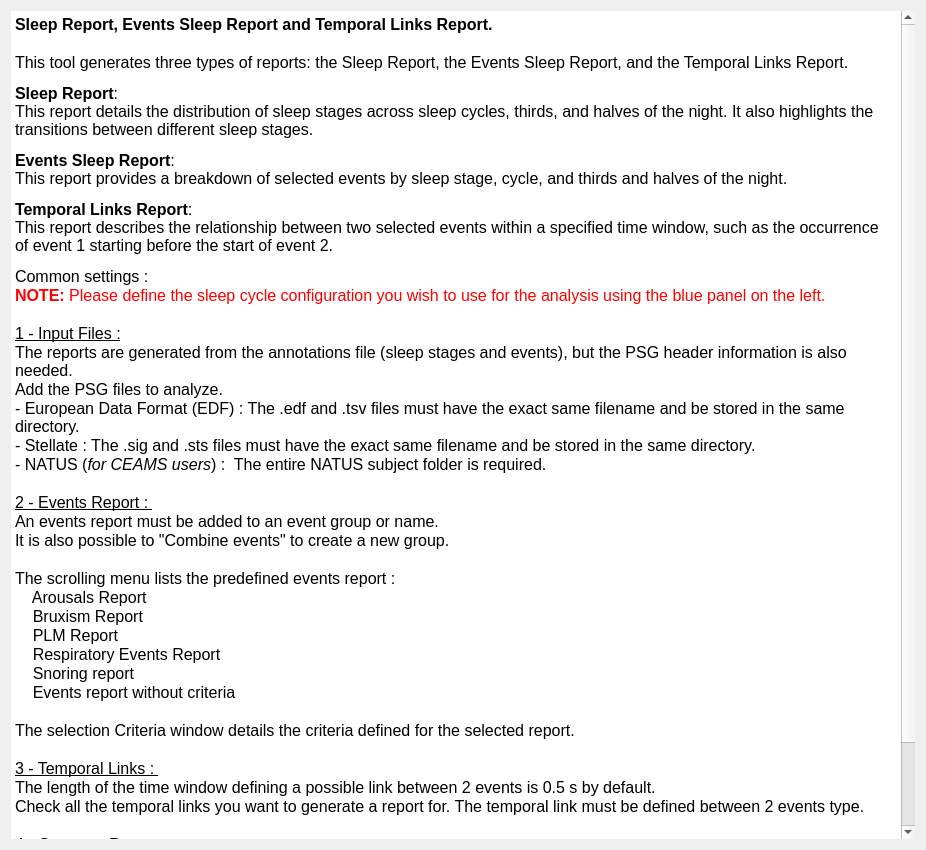
<?xml version="1.0" encoding="UTF-8"?>
<ui version="4.0">
 <class>SleepReportDoc</class>
 <widget class="QWidget" name="SleepReportDoc">
  <property name="geometry">
   <rect>
    <x>0</x>
    <y>0</y>
    <width>926</width>
    <height>850</height>
   </rect>
  </property>
  <property name="windowTitle">
   <string/>
  </property>
  <property name="styleSheet">
   <string>font: 12pt &quot;Roboto&quot;;</string>
  </property>
  <layout class="QVBoxLayout" name="verticalLayout">
   <property name="spacing">
    <number>25</number>
   </property>
   <item>
    <widget class="QTextEdit" name="textEdit">
     <property name="frameShape">
      <enum>QFrame::Shape::NoFrame</enum>
     </property>
     <property name="frameShadow">
      <enum>QFrame::Shadow::Plain</enum>
     </property>
     <property name="lineWidth">
      <number>0</number>
     </property>
     <property name="readOnly">
      <bool>true</bool>
     </property>
     <property name="html">
      <string>&lt;!DOCTYPE HTML PUBLIC &quot;-//W3C//DTD HTML 4.0//EN&quot; &quot;http://www.w3.org/TR/REC-html40/strict.dtd&quot;&gt;
&lt;html&gt;&lt;head&gt;&lt;meta name=&quot;qrichtext&quot; content=&quot;1&quot; /&gt;&lt;meta charset=&quot;utf-8&quot; /&gt;&lt;style type=&quot;text/css&quot;&gt;
p, li { white-space: pre-wrap; }
hr { height: 1px; border-width: 0; }
li.unchecked::marker { content: &quot;\2610&quot;; }
li.checked::marker { content: &quot;\2612&quot;; }
&lt;/style&gt;&lt;/head&gt;&lt;body style=&quot; font-family:'Roboto'; font-size:12pt; font-weight:400; font-style:normal;&quot;&gt;
&lt;p style=&quot; margin-top:0px; margin-bottom:0px; margin-left:0px; margin-right:0px; -qt-block-indent:0; text-indent:0px;&quot;&gt;&lt;span style=&quot; font-weight:600;&quot;&gt;Sleep Report, Events Sleep Report and Temporal Links Report.&lt;/span&gt;&lt;/p&gt;
&lt;p style=&quot;-qt-paragraph-type:empty; margin-top:0px; margin-bottom:0px; margin-left:0px; margin-right:0px; -qt-block-indent:0; text-indent:0px;&quot;&gt;&lt;br /&gt;&lt;/p&gt;
&lt;p style=&quot; margin-top:0px; margin-bottom:0px; margin-left:0px; margin-right:0px; -qt-block-indent:0; text-indent:0px;&quot;&gt;This tool generates three types of reports: the Sleep Report, the Events Sleep Report, and the Temporal Links Report. &lt;/p&gt;
&lt;p style=&quot; margin-top:12px; margin-bottom:12px; margin-left:0px; margin-right:0px; -qt-block-indent:0; text-indent:0px;&quot;&gt;&lt;span style=&quot; font-weight:600;&quot;&gt;Sleep Report&lt;/span&gt;: 	&lt;br /&gt;This report details the distribution of sleep stages across sleep cycles, thirds, and halves of the night. It also highlights the transitions between different sleep stages.   &lt;/p&gt;
&lt;p style=&quot; margin-top:12px; margin-bottom:12px; margin-left:0px; margin-right:0px; -qt-block-indent:0; text-indent:0px;&quot;&gt;&lt;span style=&quot; font-weight:600;&quot;&gt;Events Sleep Report&lt;/span&gt;: &lt;br /&gt;This report provides a breakdown of selected events by sleep stage, cycle, and thirds and halves of the night. &lt;/p&gt;
&lt;p style=&quot; margin-top:12px; margin-bottom:12px; margin-left:0px; margin-right:0px; -qt-block-indent:0; text-indent:0px;&quot;&gt;&lt;span style=&quot; font-weight:600;&quot;&gt;Temporal Links Report&lt;/span&gt;: &lt;br /&gt;This report describes the relationship between two selected events within a specified time window, such as the occurrence of event 1 starting before the start of event 2. &lt;/p&gt;
&lt;p style=&quot; margin-top:0px; margin-bottom:0px; margin-left:0px; margin-right:0px; -qt-block-indent:0; text-indent:0px;&quot;&gt;Common settings : &lt;/p&gt;
&lt;p style=&quot; margin-top:0px; margin-bottom:0px; margin-left:0px; margin-right:0px; -qt-block-indent:0; text-indent:0px;&quot;&gt;&lt;span style=&quot; font-weight:700; color:#ff0000;&quot;&gt;NOTE:&lt;/span&gt;&lt;span style=&quot; color:#ff0000;&quot;&gt; Please define the sleep cycle configuration you wish to use for the analysis using the blue panel on the left.&lt;/span&gt;&lt;/p&gt;
&lt;p style=&quot; margin-top:0px; margin-bottom:0px; margin-left:0px; margin-right:0px; -qt-block-indent:0; text-indent:0px;&quot;&gt;	&lt;/p&gt;
&lt;p style=&quot; margin-top:0px; margin-bottom:0px; margin-left:0px; margin-right:0px; -qt-block-indent:0; text-indent:0px;&quot;&gt;&lt;span style=&quot; text-decoration: underline;&quot;&gt;1 - Input Files :&lt;/span&gt;&lt;/p&gt;
&lt;p style=&quot; margin-top:0px; margin-bottom:0px; margin-left:0px; margin-right:0px; -qt-block-indent:0; text-indent:0px;&quot;&gt;The reports are generated from the annotations file (sleep stages and events), but the PSG header information is also needed.&lt;/p&gt;
&lt;p style=&quot; margin-top:0px; margin-bottom:0px; margin-left:0px; margin-right:0px; -qt-block-indent:0; text-indent:0px;&quot;&gt;Add the PSG files to analyze.&lt;/p&gt;
&lt;p style=&quot; margin-top:0px; margin-bottom:0px; margin-left:0px; margin-right:0px; -qt-block-indent:0; text-indent:0px;&quot;&gt;&lt;span style=&quot; font-family:'Roboto-Regular';&quot;&gt;- European Data Format (EDF) : The .edf and .tsv files must have the exact same filename and be stored in the same directory.&lt;/span&gt;&lt;/p&gt;
&lt;p style=&quot; margin-top:0px; margin-bottom:0px; margin-left:0px; margin-right:0px; -qt-block-indent:0; text-indent:0px;&quot;&gt;&lt;span style=&quot; font-family:'Roboto-Regular';&quot;&gt;- Stellate : The .sig and .sts files must have the exact same filename and be stored in the same directory.&lt;/span&gt;&lt;/p&gt;
&lt;p style=&quot; margin-top:0px; margin-bottom:0px; margin-left:0px; margin-right:0px; -qt-block-indent:0; text-indent:0px;&quot;&gt;&lt;span style=&quot; font-family:'Roboto-Regular';&quot;&gt;- NATUS (&lt;/span&gt;&lt;span style=&quot; font-family:'Roboto-Regular'; font-style:italic;&quot;&gt;for CEAMS users&lt;/span&gt;&lt;span style=&quot; font-family:'Roboto-Regular';&quot;&gt;) : &lt;/span&gt;&lt;span style=&quot; font-family:'MS Shell Dlg 2';&quot;&gt; The entire NATUS subject folder is required.&lt;/span&gt;&lt;/p&gt;
&lt;p style=&quot;-qt-paragraph-type:empty; margin-top:0px; margin-bottom:0px; margin-left:0px; margin-right:0px; -qt-block-indent:0; text-indent:0px;&quot;&gt;&lt;br /&gt;&lt;/p&gt;
&lt;p style=&quot; margin-top:0px; margin-bottom:0px; margin-left:0px; margin-right:0px; -qt-block-indent:0; text-indent:0px;&quot;&gt;&lt;span style=&quot; text-decoration: underline;&quot;&gt;2 - Events Report : &lt;/span&gt;&lt;/p&gt;
&lt;p style=&quot; margin-top:0px; margin-bottom:0px; margin-left:0px; margin-right:0px; -qt-block-indent:0; text-indent:0px;&quot;&gt;An events report must be added to an event group or name.  &lt;/p&gt;
&lt;p style=&quot; margin-top:0px; margin-bottom:0px; margin-left:0px; margin-right:0px; -qt-block-indent:0; text-indent:0px;&quot;&gt;It is also possible to &amp;quot;Combine events&amp;quot; to create a new group.&lt;/p&gt;
&lt;p style=&quot; margin-top:0px; margin-bottom:0px; margin-left:0px; margin-right:0px; -qt-block-indent:0; text-indent:0px;&quot;&gt;	&lt;/p&gt;
&lt;p style=&quot; margin-top:0px; margin-bottom:0px; margin-left:0px; margin-right:0px; -qt-block-indent:0; text-indent:0px;&quot;&gt;The scrolling menu lists the predefined events report : &lt;/p&gt;
&lt;p style=&quot; margin-top:0px; margin-bottom:0px; margin-left:0px; margin-right:0px; -qt-block-indent:0; text-indent:0px;&quot;&gt;    Arousals Report&lt;/p&gt;
&lt;p style=&quot; margin-top:0px; margin-bottom:0px; margin-left:0px; margin-right:0px; -qt-block-indent:0; text-indent:0px;&quot;&gt;    Bruxism Report&lt;/p&gt;
&lt;p style=&quot; margin-top:0px; margin-bottom:0px; margin-left:0px; margin-right:0px; -qt-block-indent:0; text-indent:0px;&quot;&gt;    PLM Report&lt;/p&gt;
&lt;p style=&quot; margin-top:0px; margin-bottom:0px; margin-left:0px; margin-right:0px; -qt-block-indent:0; text-indent:0px;&quot;&gt;    Respiratory Events Report&lt;/p&gt;
&lt;p style=&quot; margin-top:0px; margin-bottom:0px; margin-left:0px; margin-right:0px; -qt-block-indent:0; text-indent:0px;&quot;&gt;    Snoring report&lt;/p&gt;
&lt;p style=&quot; margin-top:0px; margin-bottom:0px; margin-left:0px; margin-right:0px; -qt-block-indent:0; text-indent:0px;&quot;&gt;    Events report without criteria&lt;/p&gt;
&lt;p style=&quot; margin-top:0px; margin-bottom:0px; margin-left:0px; margin-right:0px; -qt-block-indent:0; text-indent:0px;&quot;&gt;		&lt;/p&gt;
&lt;p style=&quot; margin-top:0px; margin-bottom:0px; margin-left:0px; margin-right:0px; -qt-block-indent:0; text-indent:0px;&quot;&gt;The selection Criteria window details the criteria defined for the selected report. &lt;/p&gt;
&lt;p style=&quot; margin-top:0px; margin-bottom:0px; margin-left:0px; margin-right:0px; -qt-block-indent:0; text-indent:0px;&quot;&gt;	&lt;/p&gt;
&lt;p style=&quot; margin-top:0px; margin-bottom:0px; margin-left:0px; margin-right:0px; -qt-block-indent:0; text-indent:0px;&quot;&gt;&lt;span style=&quot; text-decoration: underline;&quot;&gt;3 - Temporal Links : &lt;/span&gt;&lt;/p&gt;
&lt;p style=&quot; margin-top:0px; margin-bottom:0px; margin-left:0px; margin-right:0px; -qt-block-indent:0; text-indent:0px;&quot;&gt;The length of the time window defining a possible link between 2 events is 0.5 s by default.&lt;/p&gt;
&lt;p style=&quot; margin-top:0px; margin-bottom:0px; margin-left:0px; margin-right:0px; -qt-block-indent:0; text-indent:0px;&quot;&gt;Check all the temporal links you want to generate a report for. The temporal link must be defined between 2 events type.&lt;/p&gt;
&lt;p style=&quot; margin-top:0px; margin-bottom:0px; margin-left:0px; margin-right:0px; -qt-block-indent:0; text-indent:0px;&quot;&gt;	&lt;/p&gt;
&lt;p style=&quot; margin-top:0px; margin-bottom:0px; margin-left:0px; margin-right:0px; -qt-block-indent:0; text-indent:0px;&quot;&gt;&lt;span style=&quot; text-decoration: underline;&quot;&gt;4 - Generate Reports :&lt;/span&gt; &lt;/p&gt;
&lt;p style=&quot; margin-top:0px; margin-bottom:0px; margin-left:0px; margin-right:0px; -qt-block-indent:0; text-indent:0px;&quot;&gt;Define the output directory and the suffix to add to all the report filenames.&lt;/p&gt;
&lt;p style=&quot; margin-top:0px; margin-bottom:0px; margin-left:0px; margin-right:0px; -qt-block-indent:0; text-indent:0px;&quot;&gt;The reports are .tsv files.  Each row corresponds to a PSG recording and each column to a variable.&lt;/p&gt;
&lt;p style=&quot; margin-top:0px; margin-bottom:0px; margin-left:0px; margin-right:0px; -qt-block-indent:0; text-indent:0px;&quot;&gt;Each variable is defined in the _info.tsv file generated with the report. &lt;/p&gt;
&lt;p style=&quot;-qt-paragraph-type:empty; margin-top:0px; margin-bottom:0px; margin-left:0px; margin-right:0px; -qt-block-indent:0; text-indent:0px;&quot;&gt;&lt;br /&gt;&lt;/p&gt;&lt;/body&gt;&lt;/html&gt;</string>
     </property>
    </widget>
   </item>
  </layout>
 </widget>
 <resources>
  <include location="../../../../../snooz-toolbox/src/main/python/ui/themes/themes.qrc"/>
 </resources>
 <connections/>
</ui>
